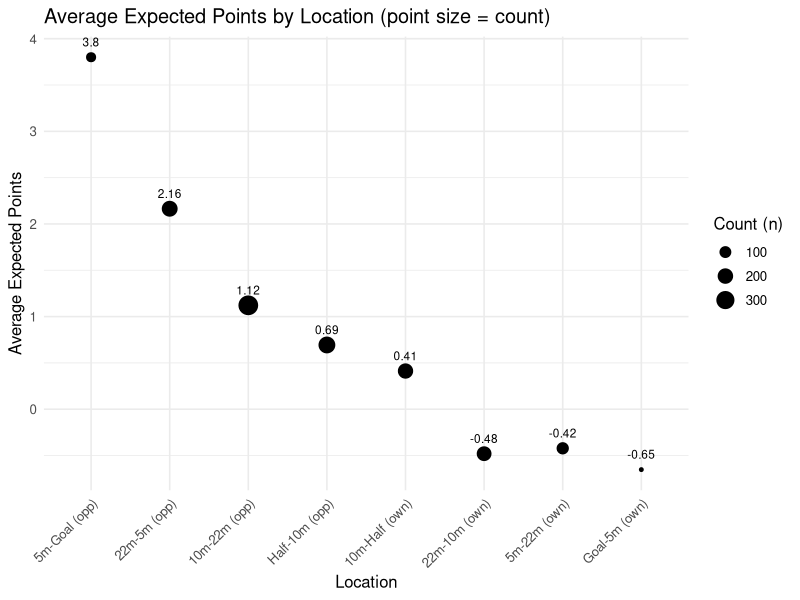
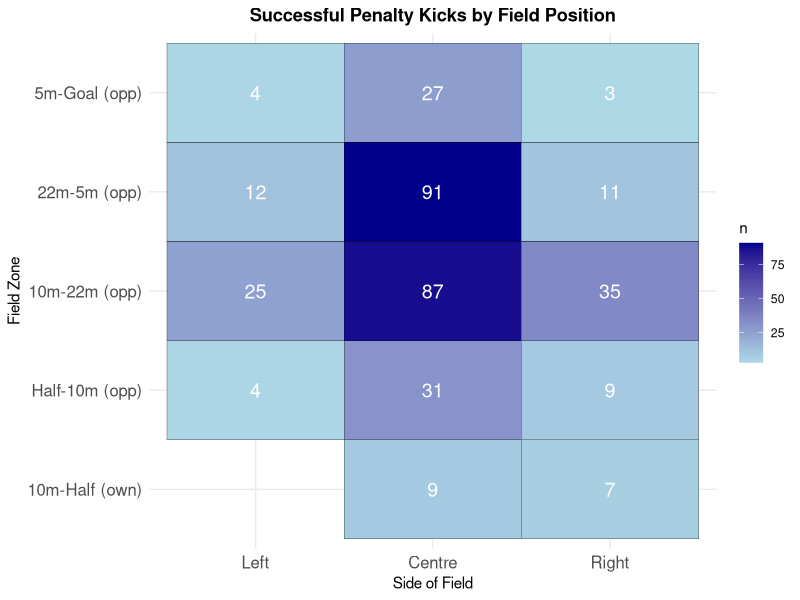
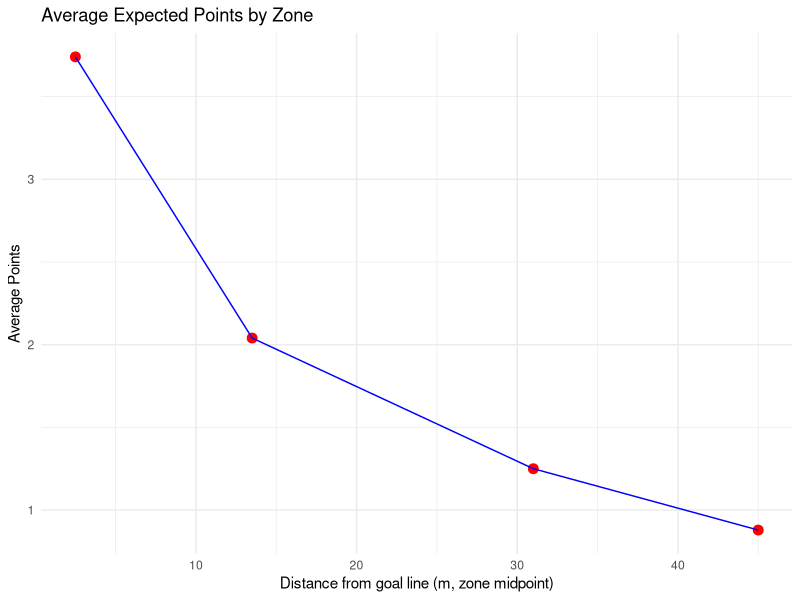
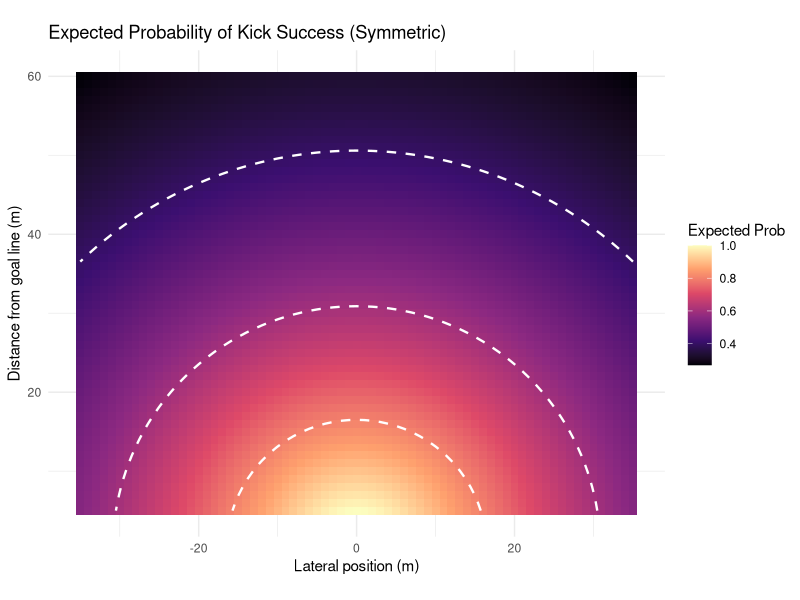
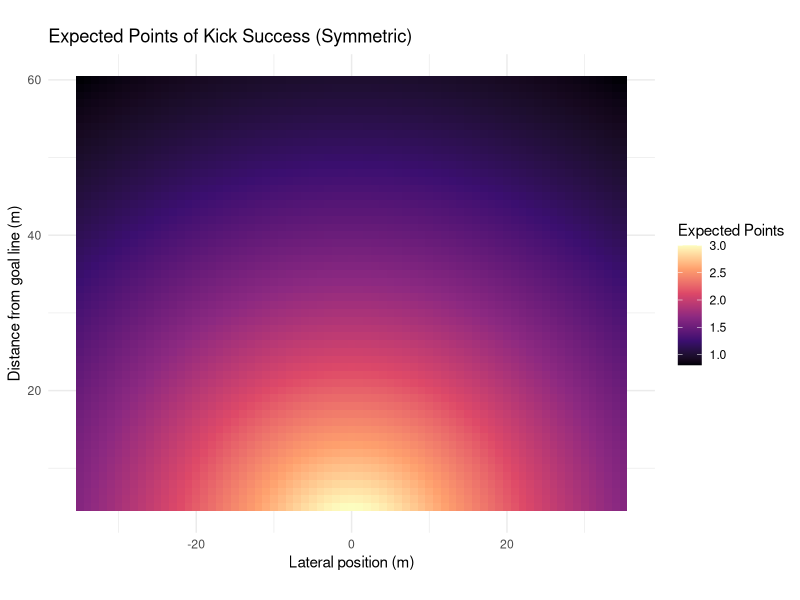
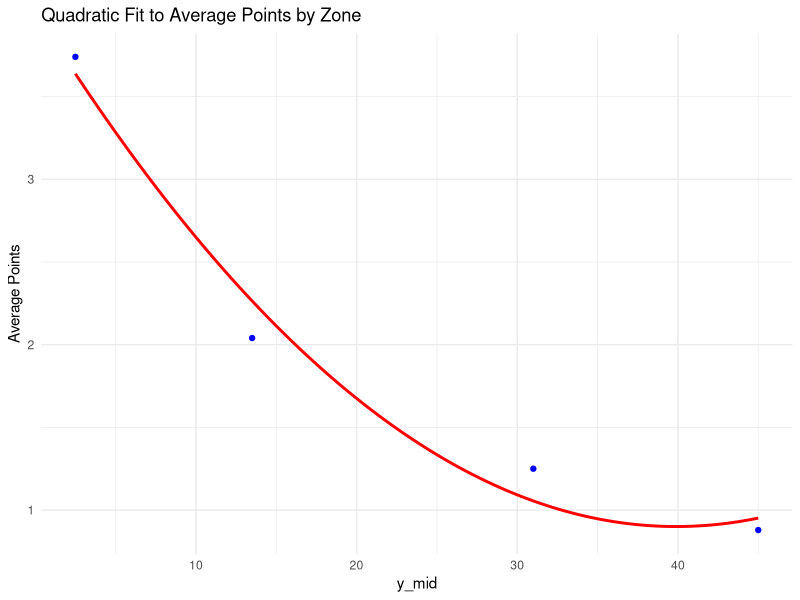
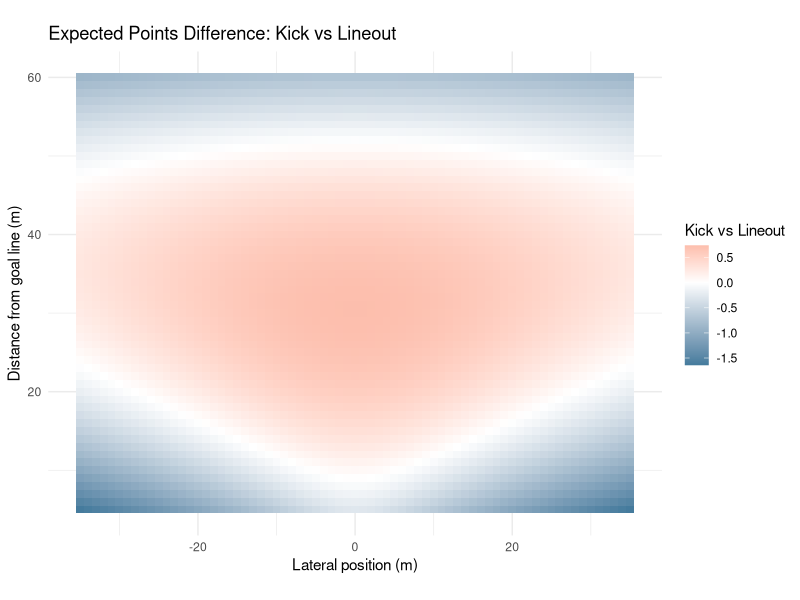
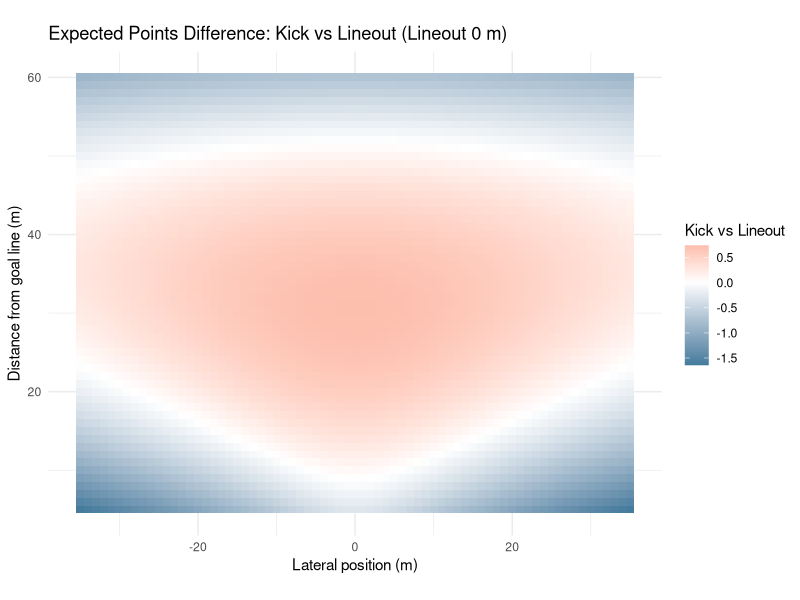

Write the R code that produced these figures, in order.
##################
### REFERENCES ###
##################

## Links to Article
# https://www.data-ruck.com/blog/predicting-kicks-outcome/
# https://journals.sagepub.com/doi/10.1177/22150218251365220

## Data Download Link
# https://zenodo.org/api/records/13851563/files-archive


################
### PACKAGES ###
################

# install.packages("patchwork")
library(patchwork)

# install.packages("stringr")
library(stringr)

# install.packages("tidyverse")
library(tidyverse)

# install.packages("dplyr")
library(dplyr)

#################
### DATA LOAD ###
#################

# run from project directory (or within .Rproj)
phase_data = read_csv("data/phase_2018-19.csv")
# preview data
head(phase_data)

########################
### DATA EXPLORATION ###
#######################

# location where the phase began, determined determined by the metre lines dividing the pitch
unique(phase_data$Location)

# period between subsequent rucks
unique(phase_data$Phase)

# location on the pitch where the phase began, determined by the lineout lines dividing the pitch
unique(phase_data$Side)

# how did the play start?
unique(phase_data$Play_Start)

# upon scoring, the event was assigned to all phases since the previous scoring event
unique(phase_data$Outcome)

# points difference (I'm assuming for whoever has possession of the ball)
## oftentimes this is from perspective of the home team, but if it flips back and forth w/ possession then you're right
unique(phase_data$Points_Difference)

# remove instances when cards occur
phase_data <- phase_data %>%
  filter(
    Red_Cards_Own == 0,
    Red_Cards_Opp == 0,
    Yellow_Cards_Own == 0,
    Yellow_Cards_Opp == 0
  ) %>%
  select(-Red_Cards_Own, -Red_Cards_Opp, -Yellow_Cards_Own, -Yellow_Cards_Opp)

# get restarts
restarts <- phase_data %>%
  filter(Play_Start == "Restart Kick", Phase ==1)

# list of unique restart locations
unique(restarts$Location)

# successfulpenalty kicks and locations
successful_penalty_kicks <- phase_data %>%
  arrange(ID) %>% 
  mutate(
    prev_location = lag(Location),          # previous play location
    prev_team = lag(Team_In_Poss),          # previous team in possession
    prev_side = lag(Side),                  # previous side
    score_change = Points_Difference - lag(Points_Difference),
    
    # flip certain "own" zones to "opp"
    prev_location = case_when(
      prev_location == "Goal-5m (own)"   ~ "5m-Goal (opp)",
      prev_location == "5m-22m (own)"    ~ "22m-5m (opp)",
      prev_location == "22m-10m (own)"   ~ "10m-22m (opp)",
      TRUE ~ prev_location
    )
  ) %>%
  # isolate for 3-point scores
  filter(
    abs(score_change) == 3
  ) %>%
  select(ID, Round, Home, Away, Location, prev_location, prev_team, prev_side, Points_Difference, Outcome)
# preview data
print(successful_penalty_kicks)


# mapping successful penalty kicks

zone_levels <- c("Goal-5m (own)", "5m-22m (own)", "22m-10m (own)", "10m-Half (own)",
                 "Half-10m (opp)", "10m-22m (opp)", "22m-5m (opp)", "5m-Goal (opp)")

successful_penalty_kicks <- successful_penalty_kicks %>%
  mutate(
    prev_location = factor(prev_location, levels = zone_levels),
    prev_side = factor(prev_side, levels = c("Left", "Centre", "Right"))
  )

field_counts <- successful_penalty_kicks %>%
  count(prev_location, prev_side)

p1 <- ggplot(field_counts, aes(x = prev_side, y = prev_location, fill = n)) +
  geom_tile(color = "black") +
  geom_text(aes(label = n), color = "white", size = 5) +
  scale_fill_gradient(low = "lightblue", high = "darkblue") +
  labs(title = "Successful Penalty Kicks by Field Position",
       x = "Side of Field",
       y = "Field Zone") +
  theme_minimal() +
  theme(
    axis.text.x = element_text(size = 12),
    axis.text.y = element_text(size = 12),
    plot.title = element_text(hjust = 0.5, face = "bold")
  )

ggsave("plots/penalty_kicks_by_position.png", p1, width = 10, height = 8, dpi = 300)

# expected points of lineout in different locations

phase_data <- phase_data %>%
  mutate(
    # extract signed numbers inside parentheses: (+3), (-3), etc.
    points = str_extract(Outcome, "[-+]?\\d+") %>% as.numeric(),
    
    # handle cases with no number (e.g. "no score", turnovers)
    points = ifelse(is.na(points), 0, points)
  )

zones <- c(
  "5m-Goal (opp)",
  "22m-5m (opp)",
  "10m-22m (opp)",
  "Half-10m (opp)",
  "10m-Half (own)",
  "22m-10m (own)",
  "5m-22m (own)",
  "Goal-5m (own)"
)

lineouts_clean <- phase_data %>%
  filter(
    Play_Start == "Lineout",
    Location %in% zones,
    Phase == 1
  ) %>%
  arrange(Round, Home, Away, Team_In_Poss, desc(Seconds_Remaining)) %>%
  group_by(Round, Home, Away, Team_In_Poss, Points_Difference, Outcome) %>%
  mutate(time_gap = lag(Seconds_Remaining) - Seconds_Remaining,
         too_close = !is.na(time_gap) & time_gap < 200) %>%
  slice_head(n = 1) %>%
  ungroup()

expected_points_by_zone <- lineouts_clean %>%
  group_by(Location) %>%
  summarise(
    n_phases = n(),
    avg_points = mean(points, na.rm = TRUE),
    total_points = sum(points, na.rm = TRUE),
    .groups = "drop"
)

print(expected_points_by_zone)

# Expected Points of Lineout All Areas of the pitch

zones_order <- c(
  "5m-Goal (opp)",
  "22m-5m (opp)",
  "10m-22m (opp)",
  "Half-10m (opp)",
  "10m-Half (own)",
  "22m-10m (own)",
  "5m-22m (own)",
  "Goal-5m (own)"
)

expected_points_by_zone <- expected_points_by_zone %>%
  mutate(Location = factor(Location, levels = zones_order))

ggplot(expected_points_by_zone, aes(x = Location, y = avg_points)) +
  geom_point(aes(size = n_phases)) +
  geom_text(aes(label = round(avg_points, 2)), vjust = -1.2, size = 3) +
  scale_size_continuous(name = "Count (n)") +
  labs(
    title = "Average Expected Points by Location (point size = count)",
    x = "Location",
    y = "Average Expected Points"
  ) +
  theme_minimal(base_size = 12) +
  theme(axis.text.x = element_text(angle = 45, hjust = 1))

df <- tibble::tibble(
  y_mid = c(31, 13.5, 2.5, 45),
  avg_points = c(1.25, 2.04, 3.74, 0.879)
)

p2 <- ggplot(df, aes(x = y_mid, y = avg_points)) +
  geom_point(size = 3, color = "red") +
  geom_line(group = 1, color = "blue") +
  labs(
    title = "Average Expected Points by Zone",
    x = "Distance from goal line (m, zone midpoint)",
    y = "Average Points"
  ) +
  theme_minimal()

ggsave("plots/expected_points_by_zone.png", p2, width = 10, height = 6, dpi = 300)


# coefficients from logistic regression (REPLICATE THIS)
beta_angle <- 0.45
beta_distance <- -0.022
intercept <- -1.78

x_vals <- seq(-35, 35, by = 1)
y_vals <- seq(5, 60, by = 1)
grid <- expand.grid(x = x_vals, y = y_vals)

# SET THIS AS DEFAULT VALUE, CORRECT IF NOT SO
post_half_width <- 2.81

# logistic function
logit_prob <- function(angle, distance) {
  1 / (1 + exp(-(beta_angle * angle + beta_distance * distance + intercept)))
}

compute_expected_points <- function(x, y, post_half_width = 2.81) {
  # positions of the posts along the x-axis
  left_post_x  <- -post_half_width
  right_post_x <-  post_half_width
  
  # distances to the posts from kicker at (x, y)
  angle_left  <- atan2(x + left_post_x, y)
  angle_right <- atan2(x - right_post_x, y)
  
  # angular width of target
  angle <- angle_right - angle_left
  
  # logistic probability
  distance <- sqrt(x^2 + y^2)
  prob_raw <- logit_prob(angle, distance)
  
  prob_raw
}

grid <- grid %>%
  mutate(
    prob_raw_pos = compute_expected_points(x, y),
    prob_raw_neg = compute_expected_points(-x, y),  # mirror kicker position
    prob_raw_max = pmax(prob_raw_pos, prob_raw_neg)
  ) %>%
  mutate(
    prob = prob_raw_max / max(prob_raw_max),
    expected_points = prob * 3
  )


# plot symmetric heatmap
thresholds <- c(0.8, 0.6, 0.4, 0.2)

p3 <- ggplot(grid, aes(x = x, y = y, fill = prob)) +
  geom_tile() +
  geom_contour(aes(z = prob),
               breaks = thresholds,
               color = "white",
               linewidth = 0.8,
               linetype = "dashed") +
  scale_fill_viridis_c(option = "magma", name = "Expected Prob") +
  coord_fixed() +
  labs(
    title = "Expected Probability of Kick Success (Symmetric)",
    x = "Lateral position (m)",
    y = "Distance from goal line (m)"
  ) +
  theme_minimal()

ggsave("plots/kick_success_probability.png", p3, width = 12, height = 10, dpi = 300)

p4 <- ggplot(grid, aes(x = x, y = y, fill = expected_points)) +
  geom_tile() +
  scale_fill_viridis_c(option = "magma", name = "Expected Points") +
  coord_fixed() +
  labs(
    title = "Expected Points of Kick Success (Symmetric)",
    x = "Lateral position (m)",
    y = "Distance from goal line (m)"
  ) +
  theme_minimal()

ggsave("plots/expected_points_heatmap.png", p4, width = 12, height = 10, dpi = 300)



# Expected Points after Penalty miss (drop kick from opposition 22m)

all_restarts <- restarts

head(all_restarts)
table(all_restarts$Location)

# Need to Remove All Restarts After Tries and Penalties

restarts_not_after_score <- phase_data %>%
  mutate(
    prev_ID = lag(ID),
    prev_Points = lag(Points_Difference),
    prev_Play = lag(Play_Start),
    prev_Team_In_Poss = lag(Team_In_Poss)
  ) %>%
  filter(
    Phase == 1,
    Play_Start == "Restart Kick",
    !is.na(prev_ID),
    abs(Points_Difference - prev_Points) == 0
  )

head(restarts_not_after_score)
table(restarts_not_after_score$Location)

# NOTE these could be a goal line drop or a 22m drop

# Filtering out unreasonable locations

restarts_not_after_score <- restarts_not_after_score %>%
  filter(Location %in% c("10m-22m (opp)", "10m-Half (own)", "22m-10m (own)", "Half-10m (opp)"))

# Looking at restart expected points
avg_points_by_location_restarts <- restarts_not_after_score %>%
  group_by(Location) %>%
  summarise(n =n(),
    avg_expected_points = mean(points, na.rm = TRUE)) %>%
  arrange(desc(avg_expected_points))

print(avg_points_by_location_restarts)

overall_avg_points_restarts <- restarts_not_after_score %>%
  summarise(overall_avg_expected_points = mean(points, na.rm = TRUE))

print(overall_avg_points_restarts)

# Expected points if we assume it lands within 10m of halfway line

avg_points_restarts_within_10m_lines <- restarts_not_after_score %>%
  filter(Location %in% c("Half-10m (opp)", "10m-Half (own)")) %>%
  summarise(expected_points_restarts_within_10m_lines = mean(points, na.rm = TRUE))

print(avg_points_restarts_within_10m_lines)



# lineout expected points

expected_points_by_zone <- tibble(
  Location = c("10m-22m (opp)", "22m-5m (opp)", "5m-Goal (opp)", "Half-10m (opp)"),
  y_mid = c(31, 13.5, 2.5, 45),
  avg_points = c(1.25, 2.04, 3.74, 0.879)
)

# fit quadratic function
quad_fit <- lm(avg_points ~ poly(y_mid, 2, raw = TRUE), data = expected_points_by_zone)

y_dense <- seq(min(expected_points_by_zone$y_mid),
               max(expected_points_by_zone$y_mid), length.out = 500)

fitted_dense <- predict(quad_fit, newdata = data.frame(y_mid = y_dense))

p5 <- ggplot() +
  geom_point(data = expected_points_by_zone, aes(x = y_mid, y = avg_points), color = "blue") +
  geom_line(aes(x = y_dense, y = fitted_dense), color = "red", linewidth = 1) +
  labs(title = "Quadratic Fit to Average Points by Zone",
       x = "y_mid",
       y = "Average Points") +
  theme_minimal()

ggsave("plots/quadratic_fit.png", p5, width = 10, height = 6, dpi = 300)

interpolate_quad <- function(x) {
  predict(quad_fit, newdata = data.frame(y_mid = x))
}

grid <- grid %>%
  mutate(
    avg_points_interp = interpolate_quad(y),
    point_diff = expected_points - avg_points_interp
  )

# graph of if the lineout takes place at the same distance from goal as kick
p6 <- ggplot(grid, aes(x = x, y = y, fill = point_diff)) +
  geom_tile() +
  scale_fill_gradient2(
    low = "#457B9D",    # darker blue for negative
    mid = "white",       # zero
    high = "#E76F51",   # darker orange/red for positive
    midpoint = 0,
    name = "Kick vs Lineout"
  ) +
  coord_fixed() +
  labs(
    title = "Expected Points Difference: Kick vs Lineout",
    x = "Lateral position (m)",
    y = "Distance from goal line (m)"
  ) +
  theme_minimal()

ggsave("plots/kick_vs_lineout_comparison.png", p6, width = 12, height = 10, dpi = 300)

# with a y shift

y_shifts <- c(0, -5, -10, -15, -20)

plots <- lapply(y_shifts, function(shift) {
  
  grid_shifted <- grid %>%
    mutate(
      avg_points_interp = pmin(interpolate_quad(y + shift), 3.74),  # cap at 3.74
      point_diff = expected_points - avg_points_interp
    )
  
  p <- ggplot(grid_shifted, aes(x = x, y = y, fill = point_diff)) +
    geom_tile() +
    scale_fill_gradient2(
      low = "#457B9D",    # darker blue for negative
      mid = "white",       # zero
      high = "#E76F51",   # darker orange/red for positive
      midpoint = 0,
      name = "Kick vs Lineout"
    ) +
    coord_fixed() +
    labs(
      title = paste("Expected Points Difference: Kick vs Lineout (Lineout", shift, "m)"),
      x = "Lateral position (m)",
      y = "Distance from goal line (m)"
    ) +
    theme_minimal()
  
  # Save each plot
  filename <- paste0("plots/kick_vs_lineout_shift_", abs(shift), "m.png")
  ggsave(filename, p, width = 12, height = 10, dpi = 300)
  
  p
})
